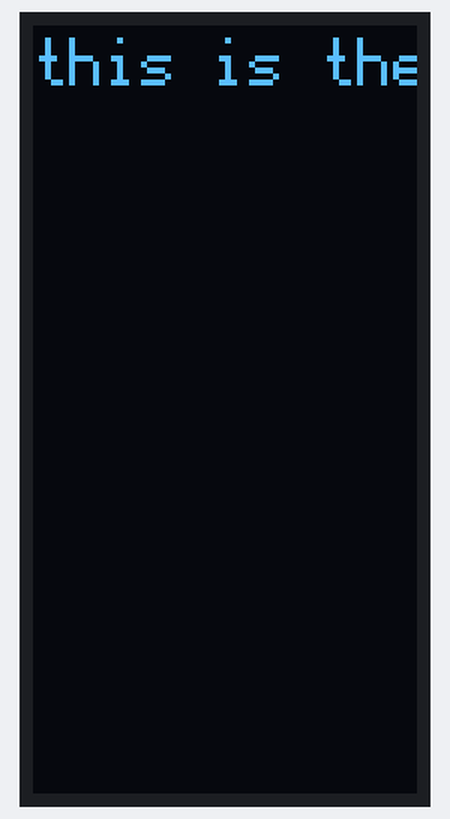
The sketch below on a simulated Arduino Uno, built with avr-gcc and run on an emulated ATmega328P. Shown: 64×128 one-colour display. What the sketch prints to the serial monitor is not drawn.

Above: at 0.2 s.
At 5.3 s:
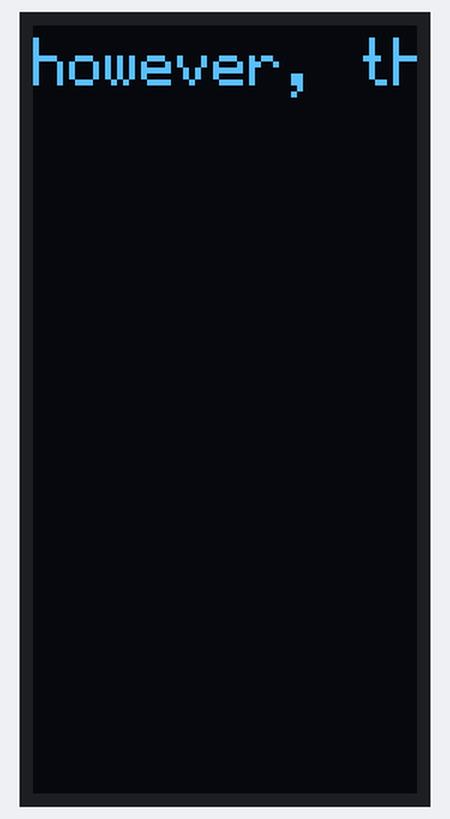
At 7.8 s:
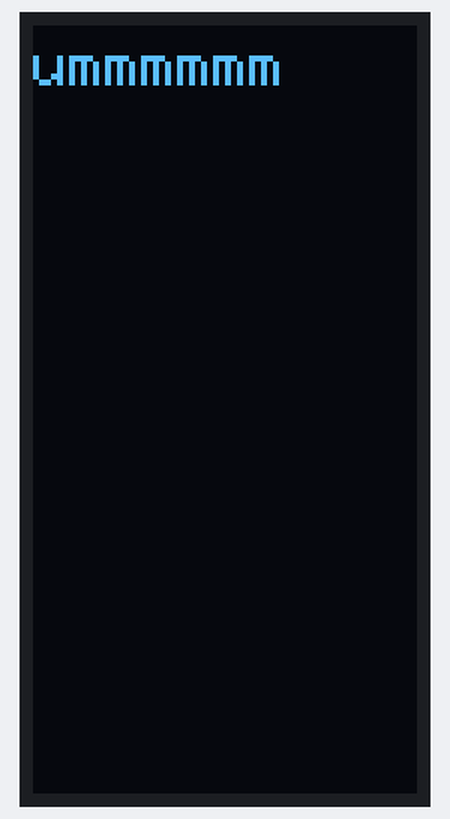
At 16.6 s:
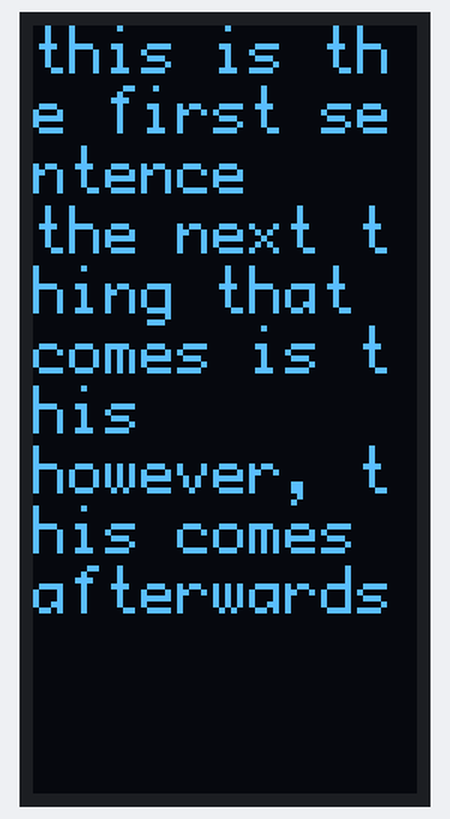
At 25.3 s:
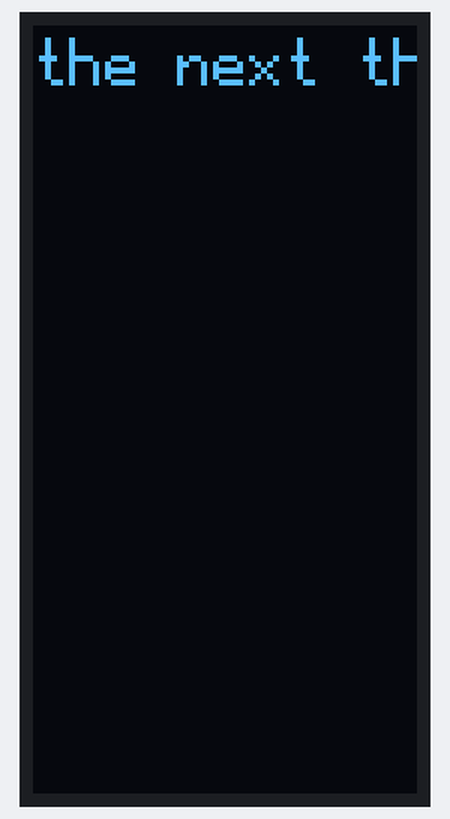
At 36.2 s:
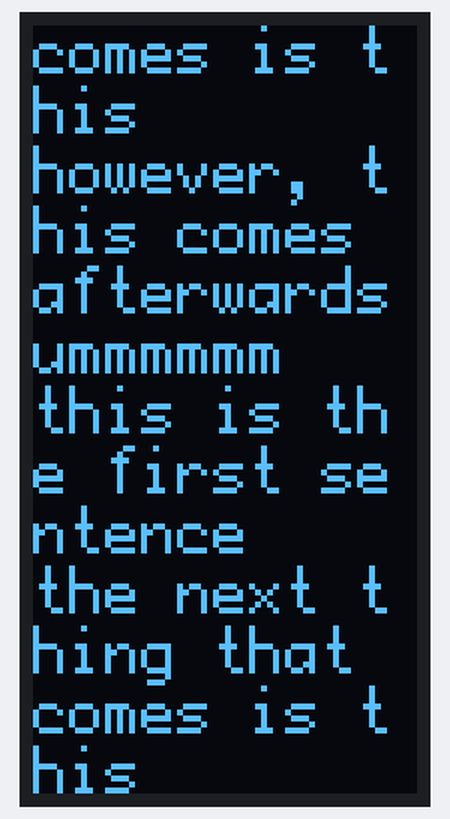

The sketch:

Test.ino
```cpp
#include <Arduino.h>
#include <U8g2lib.h>
#include <SPI.h>
#include <Wire.h>

U8G2_SSD1309_128X64_NONAME0_F_4W_SW_SPI u8g2(U8G2_R1, /* clock=*/ 13, /* data=*/ 11, /* cs=*/ 10, /* dc=*/ 9, /* reset=*/ 8);

int displayWidth = 64;
int displayHeight = 128;

// Create a U8g2log object
U8G2LOG u8g2log;

// assume 4x6 font, define width and height
#define U8LOG_WIDTH 10
#define U8LOG_HEIGHT 13

// allocate memory
uint8_t u8log_buffer[U8LOG_WIDTH*U8LOG_HEIGHT];

char sent1[30] = "this is the first sentence";
char sent2[35] = "the next thing that comes is this";
char sent3[35] = "however, this comes afterwards";
char sent4[30] = "ummmmmm";

void setup(void) {
  Serial.begin(9600);
  u8g2.begin();
  u8g2.begin();
  u8g2.setFont(u8g2_font_profont12_tf); // choose a suitable font
  u8g2log.begin(u8g2, U8LOG_WIDTH, U8LOG_HEIGHT, u8log_buffer);  // connect to u8g2, assign buffer
  u8g2log.setLineHeightOffset(0); // set extra space between lines in pixel, this can be negative
  u8g2log.setRedrawMode(0);   // 0: Update screen with newline, 1: Update screen for every char
}

void loop(void) {
  u8g2.setFont(u8g2_font_profont12_tf); // choose a suitable font
  int sent1len = u8g2.getStrWidth(sent1);
  int sent2len = u8g2.getStrWidth(sent2);
  int sent3len = u8g2.getStrWidth(sent3);
  int sent4len = u8g2.getStrWidth(sent4);
  Serial.println(sent1len);
  Serial.println(sent2len);
  Serial.println(sent3len);
  Serial.println(sent4len);
  u8g2.clearBuffer();          // clear the internal memory
  if (sent1len > displayWidth) {

  }
  u8g2.drawStr(0,10,sent1);  // write something to the internal memory
  u8g2.setCursor(50, 50);
  u8g2.sendBuffer();          // transfer internal memory to the display
  delay(2500);
  u8g2.clearBuffer();          // clear the internal memory
  u8g2.drawStr(0,10,sent2);  // write something to the internal memory
  u8g2.setCursor(50, 50);
  u8g2.sendBuffer();          // transfer internal memory to the display
  delay(2500);
  u8g2.clearBuffer();          // clear the internal memory
  u8g2.drawStr(0,10,sent3);  // write something to the internal memory
  u8g2.setCursor(50, 50);
  u8g2.sendBuffer();          // transfer internal memory to the display
  delay(2500);
  u8g2.clearBuffer();          // clear the internal memory
  u8g2.drawStr(0,10,sent4);  // write something to the internal memory
  u8g2.setCursor(50, 50);
  u8g2.sendBuffer();          // transfer internal memory to the display
  delay(2500);
  // Print a number on the U8g2log window
  u8g2log.print(sent1);
  // Print a new line, scroll the text window content if required
  // Refresh the screen
  u8g2log.print("\n");
  delay(3000);
  u8g2log.print(sent2);
  u8g2log.print("\n");
  delay(3000);
  u8g2log.print(sent3);
  u8g2log.print("\n");
  delay(3000);
  u8g2log.print(sent4);
  u8g2log.print("\n");
  delay(3000);
}
```

Measured:
- what the display in image 0 shows lasts 2.6 s, from 0.1 s to 2.7 s
- what the display in image 1 shows lasts 2.6 s, from 5.2 s to 7.8 s
- what the display in image 3 shows lasts 3.2 s, from 16.5 s to 19.7 s
